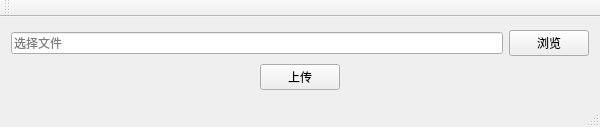
<?xml version="1.0" encoding="UTF-8"?>
<ui version="4.0">
 <class>Test8_3BClass</class>
 <widget class="QMainWindow" name="Test8_3BClass">
  <property name="geometry">
   <rect>
    <x>0</x>
    <y>0</y>
    <width>600</width>
    <height>127</height>
   </rect>
  </property>
  <property name="windowTitle">
   <string>Test8_3B</string>
  </property>
  <widget class="QWidget" name="centralWidget">
   <layout class="QVBoxLayout" name="verticalLayout">
    <item>
     <layout class="QHBoxLayout" name="horizontalLayout_2">
      <item>
       <widget class="QLineEdit" name="lineEdit">
        <property name="focusPolicy">
         <enum>Qt::NoFocus</enum>
        </property>
        <property name="placeholderText">
         <string>选择文件</string>
        </property>
       </widget>
      </item>
      <item>
       <widget class="QPushButton" name="btnSelect">
        <property name="text">
         <string>浏览</string>
        </property>
       </widget>
      </item>
     </layout>
    </item>
    <item>
     <layout class="QHBoxLayout" name="horizontalLayout">
      <item>
       <spacer name="horizontalSpacer">
        <property name="orientation">
         <enum>Qt::Horizontal</enum>
        </property>
        <property name="sizeHint" stdset="0">
         <size>
          <width>40</width>
          <height>20</height>
         </size>
        </property>
       </spacer>
      </item>
      <item>
       <widget class="QPushButton" name="btnSend">
        <property name="text">
         <string>上传</string>
        </property>
       </widget>
      </item>
      <item>
       <spacer name="horizontalSpacer_2">
        <property name="orientation">
         <enum>Qt::Horizontal</enum>
        </property>
        <property name="sizeHint" stdset="0">
         <size>
          <width>40</width>
          <height>20</height>
         </size>
        </property>
       </spacer>
      </item>
     </layout>
    </item>
   </layout>
  </widget>
  <widget class="QMenuBar" name="menuBar">
   <property name="geometry">
    <rect>
     <x>0</x>
     <y>0</y>
     <width>600</width>
     <height>21</height>
    </rect>
   </property>
  </widget>
  <widget class="QToolBar" name="mainToolBar">
   <attribute name="toolBarArea">
    <enum>TopToolBarArea</enum>
   </attribute>
   <attribute name="toolBarBreak">
    <bool>false</bool>
   </attribute>
  </widget>
  <widget class="QStatusBar" name="statusBar"/>
 </widget>
 <layoutdefault spacing="6" margin="11"/>
 <resources>
  <include location="test8_3b.qrc"/>
 </resources>
 <connections/>
</ui>
